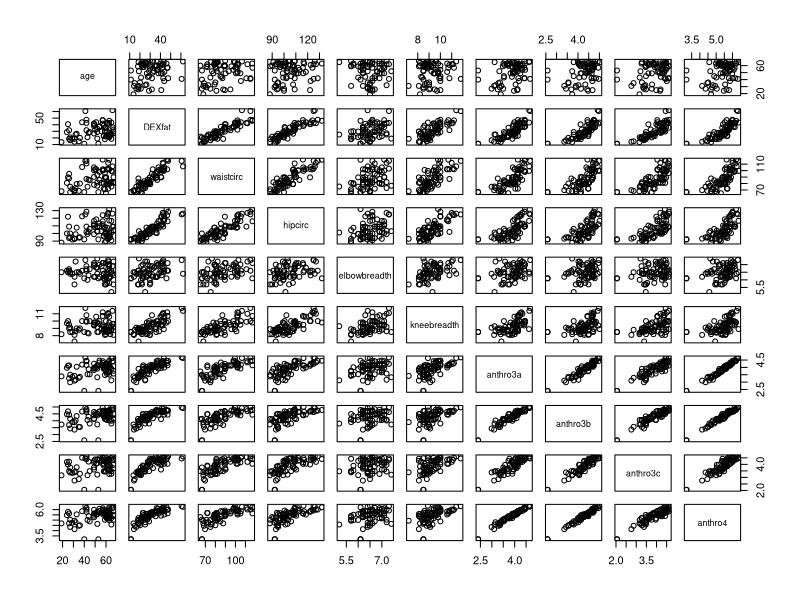
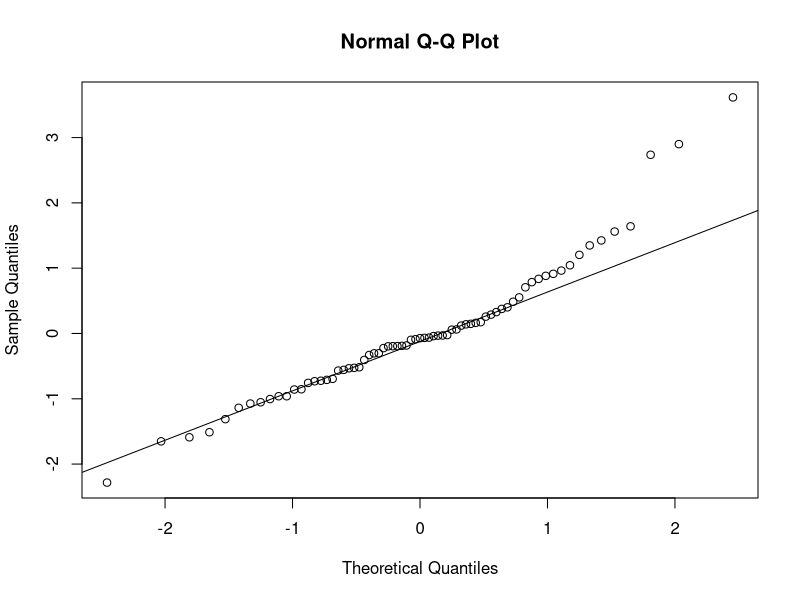
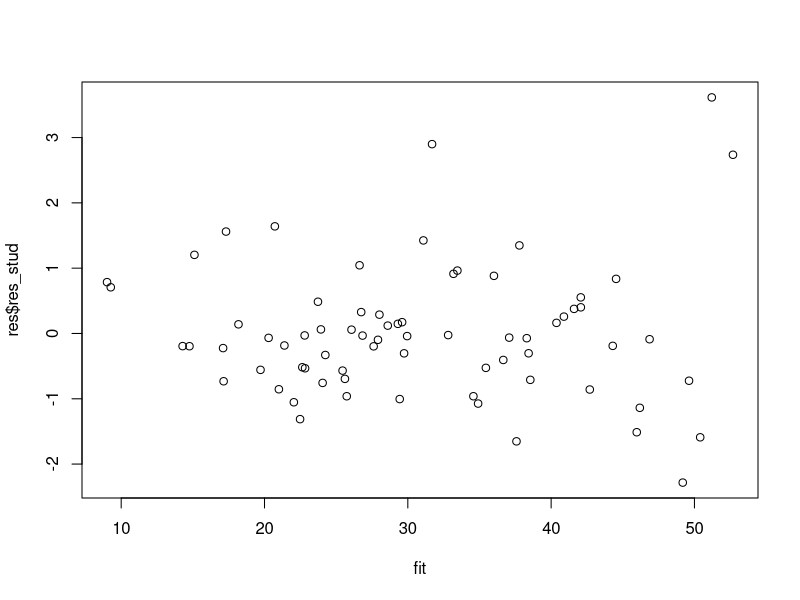
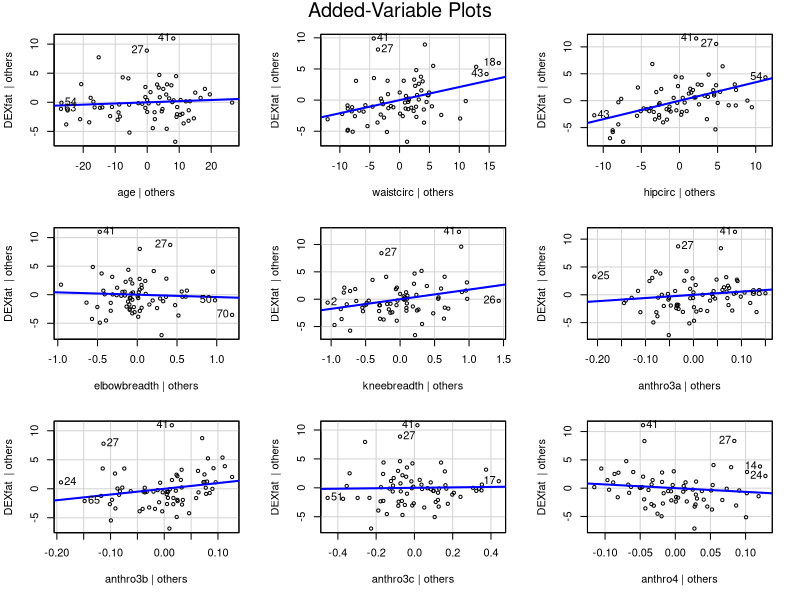
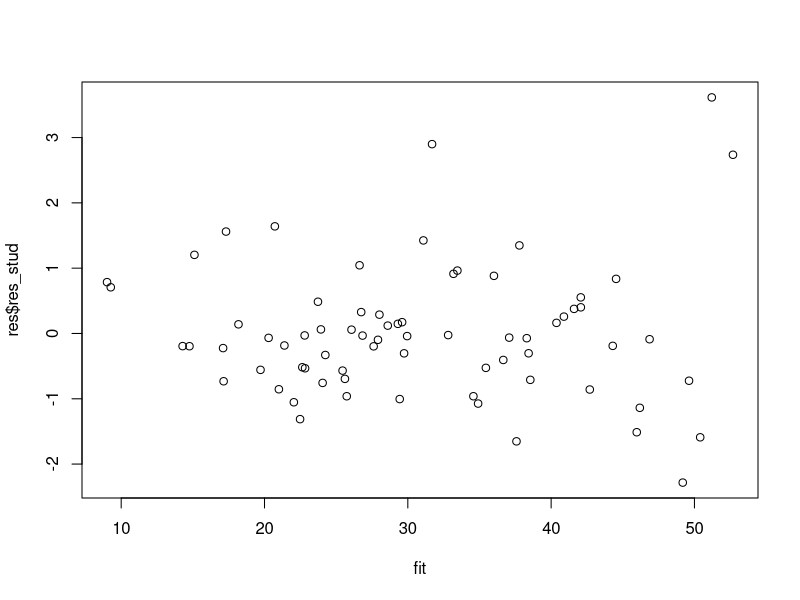
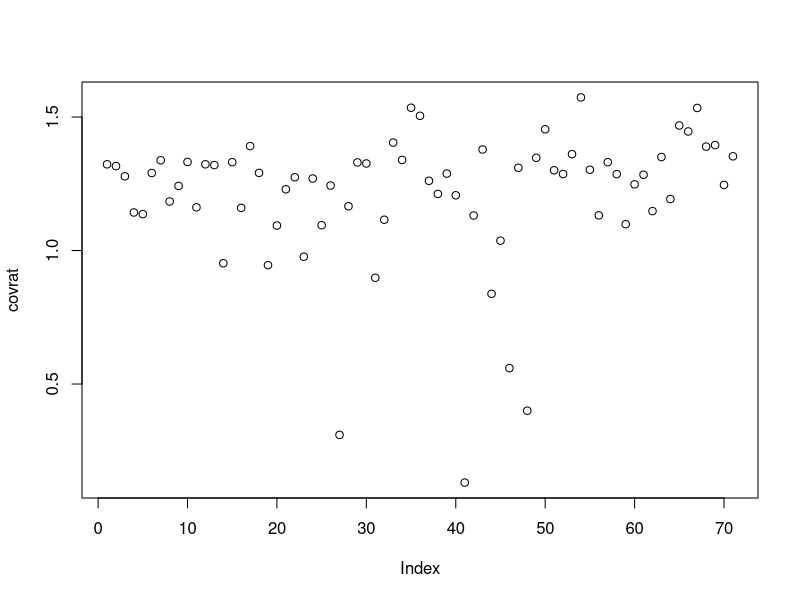

R code for these plots, in order: (Note: this script raises an error after producing the figures.)
#Load the data
library("TH.data")
library("car")
library("leaps")
data("bodyfat")
plot(bodyfat)
rownames(bodyfat) <- 1:nrow(bodyfat)

create_model <- function(dataset){
  model <- lm(DEXfat ~., data = dataset)
  return(model)
}

get_res <- function(model) {
  n = nrow(bodyfat)
  p = ncol(bodyfat)-1
  h_ii = lm.influence(model)$hat
  res = residuals(model)
  MS_res = sum(res^2)/(n-p) 
  res_std   = res / sqrt(MS_res)
  res_stud  = res / sqrt(MS_res*(1-h_ii))
  res_press = res / (1 - h_ii)
  S2 = ((n-p)*MS_res-res^2/(1-h_ii))/(n-p-1)
  res_rstud <- res/sqrt(S2*(1-h_ii))
  return(list("res"=res,
              "res_std"=res_std,
              "res_stud"=res_stud,
              "res_rstud"=res_rstud,
              "res_press"=res_press))}

plot_normal <- function(model){
  res = get_res(model)
  qqnorm(res$res_stud)
  qqline(res$res_stud)
}

plot_res_vs_fitted <- function(model){
  fit <- fitted(model)
  res = get_res(model) 
  plot(fit, res$res_stud)
}

transform_boxcox <- function(dataset){
  bf = dataset
  bc <- boxcox(DEXfat ~., data=bf)
  (lambda <- bc$x[which.max(bc$y)])
  bf$DEXfat = bf$DEXfat^lambda
  return(bf)
}

inverse_boxcox <- function(fat){
  bf = fat
  bf = bf^(4.5)
  return(bf)
}

transform_boxTidwell <- function(dataset){
  bf = dataset
  DEXfat <- bf$DEXfat
  dt <- bf[,1,drop=FALSE]
  dt <- cbind(dt, DEXfat)
  
  #Transformation of regressors
  (bt <- boxTidwell(DEXfat ~., data=dt)) #Vary to get lambda for all regressors. 
  
  bf$age = bf$age^-1.6591
  bf$waistcirc = bf$waistcirc^0.60716
  bf$hipcirc = bf$hipcirc^-0.77347
  bf$elbowbreadth = bf$elbowbreadth^1.8084
  bf$kneebreadth = bf$kneebreadth^2.908
  bf$anthro3a = bf$anthro3a^4.7541
  bf$anthro3b = bf$anthro3b^5.6786
  bf$anthro3c = bf$anthro3c^3.3807
  bf$anthro4 = bf$anthro4^5.2287
  return(bf)
}

cross_validate <- function(dataset, k=10){
  bf = dataset
  MSE <- numeric(511)
  ADJR2 <- numeric(511)
  R2 <- numeric(511)
  n <- round(nrow(bf)/k, digits = 0)
  for (i in 1:k){
    bf <- bf[sample(1:nrow(bf)),] #Shuffle the data
    train_ind <- sample(seq_len(nrow(bf)), size = k)
    from <- n*(i-1)
    to <- min(n*i, nrow(bf))
    test_set <- bf[from:to,]
    train_set <- bf[-(from:to),]
    y_train <- train_set$DEXfat
    y_test <- test_set$DEXfat
    subs <- regsubsets(DEXfat ~., data=train_set, method = "exhaustive", nbest = 126, nvmax=9, really.big = TRUE)
    (test_set <- test_set[,-2])
    (train_set <- train_set[,-2])
    for (idx in 1:511){
      (model <- summary(subs)$which[idx,])
      (model <- model[-1])
      (train_set_model <- train_set[,model,drop=FALSE])
      (test_set_model <- test_set[,model,drop=FALSE])
      (train_set_model <- cbind(train_set_model, y_train))
      lm_model = lm(y_train ~., data=train_set_model)
      
      (pred <- predict(lm_model,newdata = test_set_model))
      
      (SS_res <- sum((y_test-pred)^2))
      (SS_R <- sum((pred-mean(y_test))^2))
      (SS_T <- SS_R + SS_res)
      (MSE[idx] <- MSE[idx] + mean((y_test-pred)^2))
      (summary(lm_model))
      (R2[idx]<- R2[idx] + 1-SS_res/SS_T)
      (ADJR2[idx] <- ADJR2[idx] + 1-(SS_res/(nrow(train_set)-ncol(test_set)))/(SS_T/(nrow((train_set)-1))))
    }
  }
  (MSE <- MSE/k)
  (ADJR2 <- ADJR2/k)
  (R2 <- R2/k)
  
  subs <- regsubsets(DEXfat ~., data=bf, method = "exhaustive", nbest = 126, nvmax=9, really.big = TRUE)
  (best_model_idx_adjr2 <- which.max(ADJR2))
  (best_model_idx_mse <- which.min(MSE))
  
  (best_model_cols_adjr2 <- summary(subs)$which[best_model_idx_adjr2,])
  (best_model_cols_mse <- summary(subs)$which[best_model_idx_mse,])
  
  (best_model_cols_adjr2 <- best_model_cols_adjr2[-1])
  (best_model_cols_mse <- best_model_cols_mse[-1])
  
  (DEXfat <- dataset$DEXfat)
  bf <- dataset[-2]
  
  (dataset_adjr2 <- bf[,best_model_cols_adjr2,drop=FALSE])
  (dataset_mse <- bf[,best_model_cols_mse,drop=FALSE])
  
  (dataset_adjr2 <- cbind(dataset_adjr2,DEXfat))
  (dataset_mse <- cbind(dataset_mse,DEXfat))
  
  model_adjr2 <- create_model(dataset_adjr2)
  model_mse <- create_model(dataset_mse)
  
  return(list("adjr2" = model_adjr2, "mse" = model_mse))
}

#Initial model
full_model <- create_model(bodyfat)
(mse_full_model<-mean((summary(full_model)$residuals)^2))
summary(full_model)
plot_normal(full_model) #Normal probability plot
plot_res_vs_fitted(full_model) #Plot of Residuals against the Fitted Values
avPlots(full_model) #Partial regression plots
(press = sum(get_res(full_model)$res_press^2)) #PRESS statistic of initial model

# Outliers
# Examination of residuals - Seemingly ~3 outliers 73, 87, 94
plot_res_vs_fitted(full_model)

# Covratio with cutoff lines - A fair amount of seemingly influential points for precision
# Influential points - bad for precision 73 (0.31), 87 (0.12), 92 (0.56) and 94 (0.40)
covrat = covratio(full_model)
plot(covrat)
abline(h=1 - 3*p/n)
abline(h=1 + 3*p/n)
View(covrat)

# Cooks distance - No major influential points displacing the model parameters
# The most influential points 71 (0.12), 73 (0.10), 87 (0.24) and 94 (0.17)
cooksD = cooks.distance(full_model)
plot(cooksD)
cutoff = qf(0.5, p, n-p)
abline(h=cutoff)
View(cooksD)

# Leverage points - About 4 points far enough away to be considered leverage points
# Leverage points include 71 (0.31), 81 (0.26), 112 (0.26) and 113 (0.29)
H_diag = lm.influence(full_model)$hat
plot(H_diag)
abline(h=2*p/n)
View(H_diag)

# Checking for normality - 73, 87 and 94 seems to violate the normality condition
qqinfo = qqPlot(residuals$res_stud)
View(qqinfo)


# Multicollinearity diagnostics
print(ols_coll_diag(full_model))
# 4 VIF larger than 5 -> multicollinearity
# 2 condition indexes larger than 100 - Moderate collinearity


# Combining 4 last variables solves the collinearity issue - Transformations?
n = nrow(bodyfat)
p = ncol(bodyfat)

new_data = bodyfat[,-(7:p)]
print(new_data)
new_data[,7] = bodyfat[,7] + bodyfat[,8]+ bodyfat[,9] + bodyfat[,10]

summary(new_data)

new_model = lm(DEXfat ~., data=new_data)

print(ols_coll_diag(new_model))

# Multicollinearity diagnostics
new_model = lm(DEXfat ~., data=as.data.frame(truncated_data))
print(ols_coll_diag(new_model))
summary(new_model)

#Box Cox
data_boxcox <- transform_boxcox(bodyfat)
boxcox_model <- create_model(data_boxcox)
summary(boxcox_model)
(mean((inverse_boxcox(predict(boxcox_model))-bodyfat$DEXfat)^2)) #MSE for boxcox
plot_normal(boxcox_model) #Normal probability plot
plot_res_vs_fitted(boxcox_model) #Plot of Residuals against the Fitted Values
avPlots(boxcox_model) #Partial regression plots

#Box Tidwell
data_boxtidwell <- transform_boxTidwell(bodyfat)
boxtidwell_model <- create_model(data_boxtidwell)
summary(boxtidwell_model)
(mean((boxtidwell_model$fitted.values-bodyfat$DEXfat)^2)) #MSE for boxtidwell
plot_normal(boxtidwell_model) #Normal probability plot
plot_res_vs_fitted(boxtidwell_model) #Plot of Residuals against the Fitted Values
avPlots(boxtidwell_model) #Partial regression plots

#Cross validation
boxcox_models <- cross_validate(data_boxcox)
summary(boxcox_models$adjr2)
summary(boxcox_models$mse)

(mean((inverse_boxcox(predict(boxcox_models$adjr2))-bodyfat$DEXfat)^2)) #MSE for boxcox adjr2
(mean((inverse_boxcox(predict(boxcox_models$mse))-bodyfat$DEXfat)^2)) #MSE for boxcox mse
(sum(((inverse_boxcox(predict(boxcox_models$adjr2))-bodyfat$DEXfat)/(1-lm.influence(boxcox_models$adjr2)$hat))^2)) #PRESS statistic for boxcox adjr2
(sum(((inverse_boxcox(predict(boxcox_models$mse))-bodyfat$DEXfat)/(1-lm.influence(boxcox_models$mse)$hat))^2)) #PRESS statistic for mse adjr2

boxtidwell_models <- cross_validate(data_boxtidwell)
summary(boxtidwell_models$adjr2)
summary(boxtidwell_models$mse)

(mean((boxtidwell_models$adjr2$fitted.values-bodyfat$DEXfat)^2)) #MSE for boxtidwell adjr2
(mean(predict(boxtidwell_models$mse)-bodyfat$DEXfat)^2) #MSE for boxtidwell mse
(sum((get_res(boxtidwell_models$adjr2)$res_press)^2)) #PRESS statistic for boxtidwell adjr2
(sum((get_res(boxtidwell_models$mse)$res_press)^2)) #PRESS statistic for boxtidwell mse

# Prediction variability power
residuals = get_res(full_model)

(press = sum(residuals$res_press^2))
SS_T = sum((bodyfat$DEXfat - mean(bodyfat$DEXfat))^2)
R2_pred = 1 - press / SS_T
print(R2_pred)


# Bootstrapping residuals

bootstrap_res <- function(dataset, iter){
  init_data = dataset
  n = nrow(dataset)
  p = ncol(dataset)
  model = lm(DEXfat ~., data=init_data)
  coef = matrix(nrow = iter, ncol=p)
  for (i in 1:iter){
    temp_mod = lm(DEXfat ~., data=init_data)
    coef[i,] = as.vector(temp_mod$coefficients)
    res = get_res(model)
    e = res$res
    e = e[sample(1:71, 71, replace=TRUE)]
    init_data[,2] = model$fitted.values + e 
  }
  return(coef)
}

iter = 2000
# Get the coefficients for each iteration
coef = bootstrap_res(bodyfat, iter)

# Calculcate the variance, std and mean for each regression coefficient
mean = colMeans(coef)
variance = c()
sorted = matrix(nrow = iter, ncol=p)
p = ncol(bodyfat)
for (i in 1:p){
  variance = append(variance, var(coef[,i]))
  sorted[,i] = coef[order(coef[,i], decreasing = FALSE),i]
}
print(variance)
std = sqrt(variance)
# Calculate 95% boostrap confidence interval
D = matrix(nrow = 2, ncol=p)
for (i in 1:p){
  D[1,i] = coef[1,i] - sorted[iter * 0.025,i]
  D[2,i] = sorted[iter * 0.975,i] - coef[1,i]
}
conf_int = matrix(nrow = 2, ncol=p)
for (i in 1:p){
  conf_int[1,i] = coef[1,i] + D[1,i]
  conf_int[2,i] = coef[1,i] - D[2,i]
}

# Display mean, standard deviation and 0.25% confidence intervals
print(mean)
print(std)
print(conf_int)
